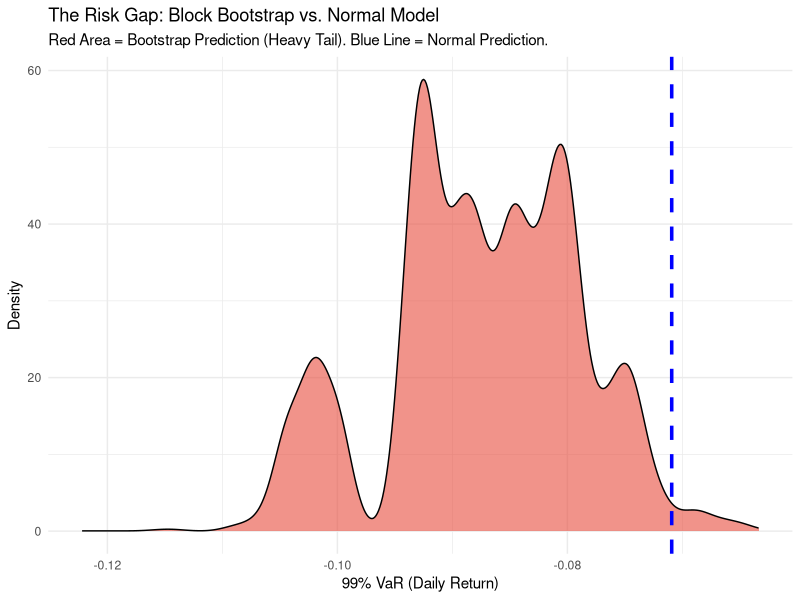
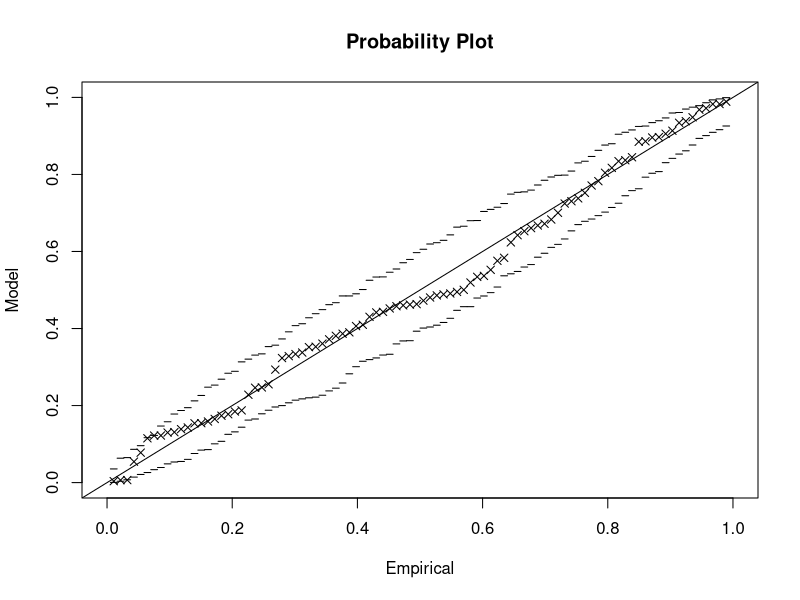

These charts were generated, in order, by the following R code:
## ---- chunk 1
library(ggplot2)
library(dplyr)
library(boot)   # For Bootstrapping
library(evd)    # For Extreme Value Theory (GPD fitting)

options(scipen = 999)


# Load the dataset
# Ensure the file is in your working directory
df <- read.csv("data/btc_daily_prices_2021-2025.csv")

# Format dates and sort chronologically (vital for time-series bootstrapping)
df$pricing.date <- as.Date(df$pricing.date)
df <- df[order(df$pricing.date), ]

# Calculate Daily Log Returns
# We use log returns because they are additive over time
returns <- diff(log(df$close.price))

# Quick inspection of the "left tail" (max losses)
print(summary(returns))
## ---- chunk 2
# Define the statistic we want to measure: 99% Value at Risk (VaR)
# VaR is the threshold where losses exceed this value only 1% of the time
var_stat <- function(data, indices) {
  d <- data[indices]
  return(quantile(d, 0.01)) # 1st percentile (negative return)
}

# Run the Block Bootstrap
# 'R' = 10,000 resamples (alternative histories)
# 'l' = 20 (we keep 20 consecutive days together to preserve volatility clusters)
set.seed(42)
boot_results <- tsboot(tseries = returns, 
                       statistic = var_stat, 
                       R = 10000, 
                       l = 20, 
                       sim = "fixed")

# Extract the bootstrapped VaR values
boot_vars <- data.frame(VaR = boot_results$t)

# Compare with the Standard Normal VaR (Gaussian assumption)
mean_return <- mean(returns)
std_dev <- sd(returns)
normal_var <- qnorm(0.01, mean = mean_return, sd = std_dev)

print(paste("Normal VaR (99%):", round(normal_var, 4)))
print(paste("Bootstrap VaR (99%):", round(mean(boot_vars$VaR), 4)))

## ---- chunk 3
# Visualization: The "Risk Gap" Density Plot
ggplot(boot_vars, aes(x = VaR)) +
  geom_density(fill = "#E74C3C", alpha = 0.6) +
  geom_vline(aes(xintercept = normal_var), 
             color = "blue", linetype = "dashed", linewidth = 1.2) +
  labs(title = "The Risk Gap: Block Bootstrap vs. Normal Model",
       subtitle = "Red Area = Bootstrap Prediction (Heavy Tail). Blue Line = Normal Prediction.",
       x = "99% VaR (Daily Return)",
       y = "Density") +
  theme_minimal()
## ---- chunk 4
# 1. Isolate the Tail (Peaks Over Threshold)
# We convert returns to losses (positive values) for the package
losses <- -returns
threshold <- quantile(losses, 0.95) # Top 5% of losses

# 2. Fit the Generalized Pareto Distribution (GPD)
fit_gpd <- fpot(losses, threshold = threshold)

# Print the Shape Parameter (xi)
# If xi > 0, it confirms a heavy tail (infinite variance potential)
print(fit_gpd$estimate)
## ---- chunk 5
# 3. Calculate the Return Level (Manual Calculation)
# We extract parameters to solve: P(X > x) = 1/Return_Period

scale_param <- fit_gpd$estimate["scale"]
shape_param <- fit_gpd$estimate["shape"]
pat <- fit_gpd$pat  # Proportion Above Threshold (how often we are in the tail)

# Define Risk Horizon: 1-in-100 days
return_period <- 100 

# The GPD Return Level Formula
return_level <- threshold + (scale_param / shape_param) * ((return_period * pat)^shape_param - 1)

print(paste("Expected 1-in-100 Day Loss (EVT):", round(return_level, 4)))

# Visualization: Tail Plot (Log Scale)
# Shows how the GPD (Line) fits the actual historical crashes (Dots)
plot(fit_gpd, which = 1) # 'which=1' usually plots Probability or Return Level
